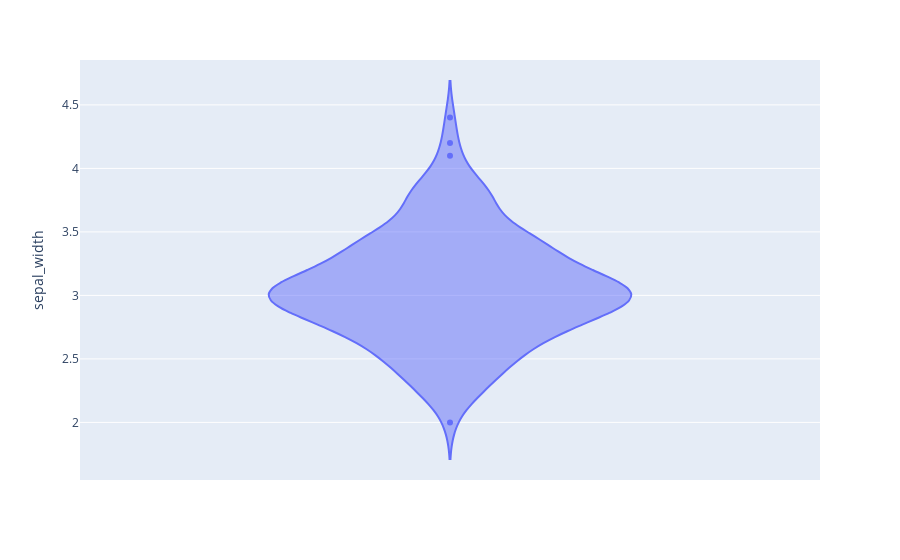

The notebook cell this image was saved under:
### Code cell
import plotly.express as px

# Load a different dataset (for example, 'iris' dataset)
df = px.data.iris()

# Create a violin plot for a different variable (e.g., 'sepal_width')
fig = px.violin(df, y="sepal_width")

# Show the violin plot
fig.show()

### Figure 1 — Plotly figure (JSON) as saved in the notebook; plotly's stock layout.template omitted (floating-point values rounded to 4 significant figures; data arrays with more than 128 entries replaced by an {"elided": "..."} marker saying what was removed)
{"data": [{"alignmentgroup": "True", "box": {"visible": false}, "hovertemplate": "sepal_width=%{y}<extra></extra>", "legendgroup": "", "marker": {"color": "#636efa"}, "name": "", "offsetgroup": "", "orientation": "v", "scalegroup": "True", "showlegend": false, "type": "violin", "x0": " ", "xaxis": "x", "y": {"elided": "150 float values"}, "y0": " ", "yaxis": "y"}], "layout": {"legend": {"tracegroupgap": 0}, "margin": {"t": 60}, "violinmode": "group", "xaxis": {"anchor": "y", "domain": [0, 1]}, "yaxis": {"anchor": "x", "domain": [0, 1], "title": {"text": "sepal_width"}}}}
